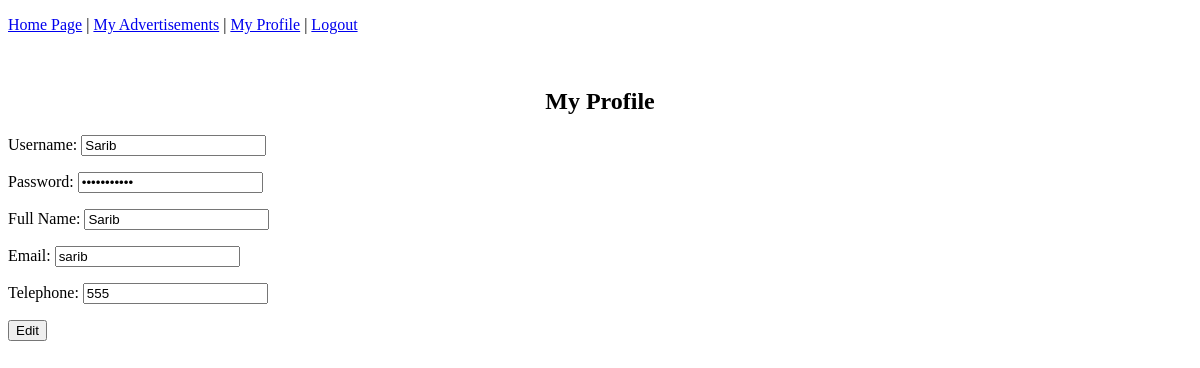
The page /profile (signed in) on the database its author committed.
### tables this page shows
CREATE TABLE User(username TEXT PRIMARY KEY,password TEXT,fullname TEXT,email TEXT,telno TEXT);

### app.py (the view)
@app.route('/profile')
def profile():
    if "username" in session:
        conn = sqlite3.connect(db_name)
        c = conn.cursor()
        c.execute("SELECT * FROM User WHERE username=?", (session["username"],))
        user = c.fetchone()
        conn.close()
        return render_template("profile.html", user=user)
    else:
        return render_template("profile.html")

### templates/profile.html (shortened to what this page needs)
{% extends 'base.html' %}
{% block header %}
    <h1 class="center">{% block title %}My Profile{% endblock %}</h1>
{% endblock %}
{% block content %}
    {% if user %}
        <form name="profileform" onsubmit="return validate_form('profileform');" method="POST" action="/edit_profile">
            <p>Username: <input type="text" name="username" required placeholder="..." value="{{ user[0] }}" onkeyup="validate_username('profileform')"/>
                </p>
            <p>Password: <input type="password" name="password" required placeholder="****" value="{{ user[1] }}" onkeyup="validate_password('profileform')"/>
                </p>
            <p>Full Name: <input type="text" name="fullname" required placeholder="John Doe" value="{{ user[2] }}" onkeyup="validate_fullname('profileform')"/>
                </p>
            <p>Email: <input type="text" name="email" required placeholder="someone@organization.domain" value="{{ user[3] }}" onkeyup="validate_email('profileform')"/>
                </p>
            <p>Telephone: <input type="text" name="telephone" required placeholder="+90 555 555 5555" value="{{ user[4] }}" onkeyup="validate_telephone('profileform')"/>
                </p>
            <p><input type="submit" value="Edit"/></p>
        </form>
    {% else %}
        <p class="error">User is not logged in.</p>
        <p>Please go back to <a href="/index">Homepage</a> to login first, or register <a href="/register">here</a></p>
    {% endif %}
{% endblock %}

### static/mystyle.css (style rules this page uses)
body { background-color: white; }
h1,p { color: black; }
.center { text-align: center; margin-left: auto; margin-right: auto; }

### rows shown on the page
User: username "Sarib", fullname "Sarib", email "sarib", telephone "555"
